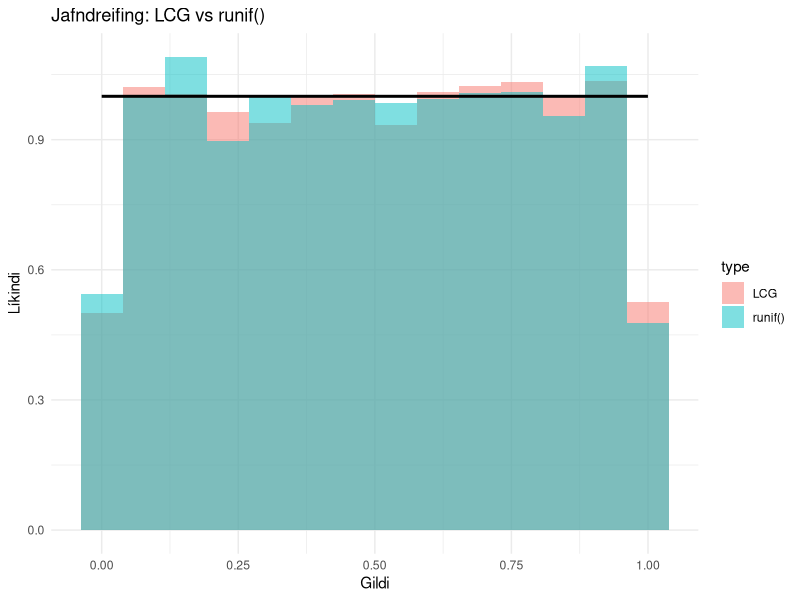
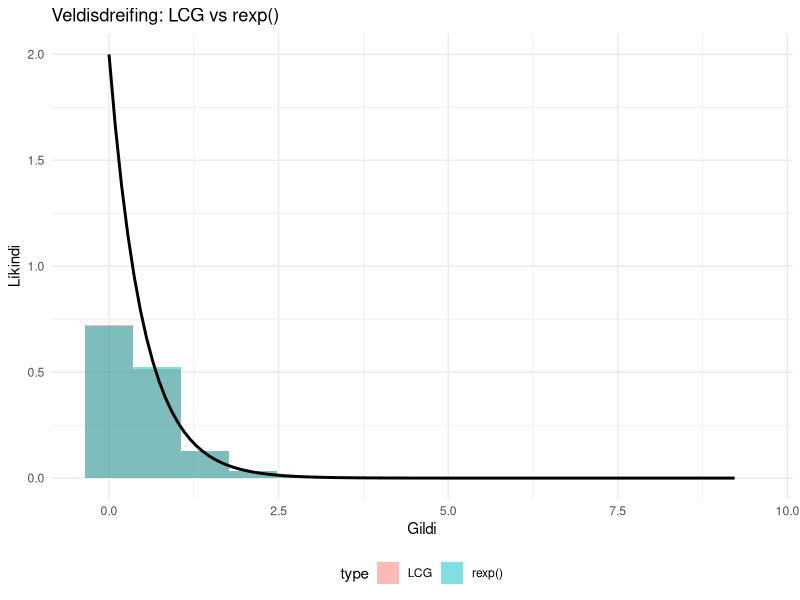

Recreate these plots in R, in order.
# Athuga hvort slembigögnin fylgi fræðilegri veldisdreifingu með LCG-aðferð
library(ggplot2)
# Fjöldi stöpla í histogram
k_sturges <- function(n) {  round(1 + log2(n)) }

# Línulegur samfelldur hendingaframleiðari (LCG)
lcg <- function(n, seed = 42, a = 1664525, c = 1013904223, m = 2^32) {
  x <- numeric(n)
  x[1] <- seed  # Upphafsgildi

  for (i in 2:n) {
    x[i] <- (a * x[i - 1] + c) %% m  # LCG formúla
  }

  return(x / m)  # Skilar jafndreifðum gildum á [0,1]
}

# Fjöldi hendinga
n <- 10000

# Nota LCG til að búa til jafndreifð gildi á [0,1]
set.seed(42)
uniform_lcg <- lcg(n)

# Nota innbyggða runif() aðferðina í R til samanburðar
uniform_r <- runif(n)

# Búa til gögn fyrir ggplot
uniform_data <- data.frame(
  value = c(uniform_lcg, uniform_r),
  type = rep(c("LCG", "runif()"), each = n)
)

# Teikna samanburð á LCG og runif() í sama grafinu með ggplot
p1 <- ggplot(uniform_data, aes(x = value, fill = type)) +
  geom_histogram(aes(y = after_stat(density)), bins = k_sturges(n), alpha = 0.5, position = "identity") +
  stat_function(fun = dunif, args = list(min = 0, max = 1), linewidth = 1, inherit.aes = FALSE) +
  ggtitle("Jafndreifing: LCG vs runif()") +
  xlab("Gildi") + ylab("Líkindi") +
  theme_minimal()
ggsave('GitBook/random/figs/uniform_comparison.jpg', plot=p1, width = 6, height = 4)

# Breyta báðum í veldisdreifingu
lambda <- 2
exponential_lcg <- -log(uniform_lcg) / lambda
exponential_r <- rexp(n, rate = lambda)  # Nota innbyggða aðferð R

# Búa til gögn fyrir veldisdreifingu
exponential_data <- data.frame(
  value = c(exponential_lcg, exponential_r),
  type = rep(c("LCG", "rexp()"), each = n)
)

# Teikna samanburð á veldisdreifingu í sama grafinu með ggplot
p2 <- ggplot(exponential_data, aes(x = value, fill = type)) +
  geom_histogram(aes(y = after_stat(density)), bins = k_sturges(n), alpha = 0.5, position = "identity") +
  stat_function(fun = dexp, args = list(rate = lambda), linewidth = 1, inherit.aes = FALSE) +
  ggtitle("Veldisdreifing: LCG vs rexp()") +
  xlab("Gildi") + ylab("Líkindi") +
  theme_minimal() + theme(legend.position='bottom')
ggsave('GitBook/random/figs/expon_comparison.jpg', plot=p2, width = 6, height = 4)

